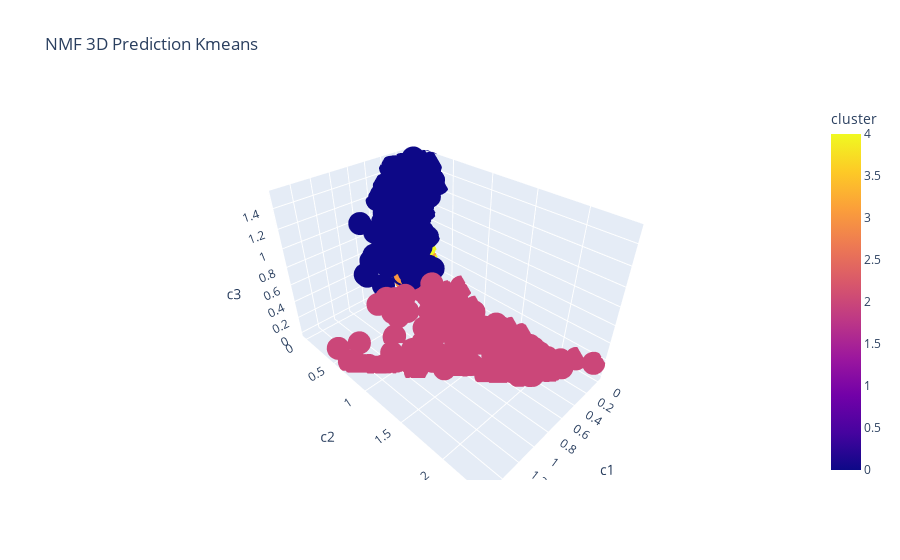

The notebook cell saved with this chart:
### Code cell
fig = px.scatter_3d(
    W_df3, x='x1', y='x2', z='x3', color=W_df3['cluster'],
    labels={'x1': 'c1', 'x2': 'c2', 'x3': 'c3'}, title='NMF 3D Prediction Kmeans')
fig.show()

### Figure 1 — Plotly figure (JSON) as saved in the notebook; plotly's stock layout.template omitted (floating-point values rounded to 4 significant figures; data arrays with more than 128 entries replaced by an {"elided": "..."} marker saying what was removed)
{"data": [{"hovertemplate": "c1=%{x}<br>c2=%{y}<br>c3=%{z}<br>cluster=%{marker.color}<extra></extra>", "legendgroup": "", "marker": {"color": {"elided": "1725 int values"}, "coloraxis": "coloraxis", "symbol": "circle"}, "mode": "markers", "name": "", "scene": "scene", "showlegend": false, "type": "scatter3d", "x": {"elided": "1725 float values"}, "y": {"elided": "1725 float values"}, "z": {"elided": "1725 float values"}}], "layout": {"coloraxis": {"colorbar": {"title": {"text": "cluster"}}, "colorscale": [[0, "#0d0887"], [0.1111, "#46039f"], [0.2222, "#7201a8"], [0.3333, "#9c179e"], [0.4444, "#bd3786"], [0.5556, "#d8576b"], [0.6667, "#ed7953"], [0.7778, "#fb9f3a"], [0.8889, "#fdca26"], [1, "#f0f921"]]}, "legend": {"tracegroupgap": 0}, "scene": {"domain": {"x": [0, 1], "y": [0, 1]}, "xaxis": {"title": {"text": "c1"}}, "yaxis": {"title": {"text": "c2"}}, "zaxis": {"title": {"text": "c3"}}}, "title": {"text": "NMF 3D Prediction Kmeans"}}}
